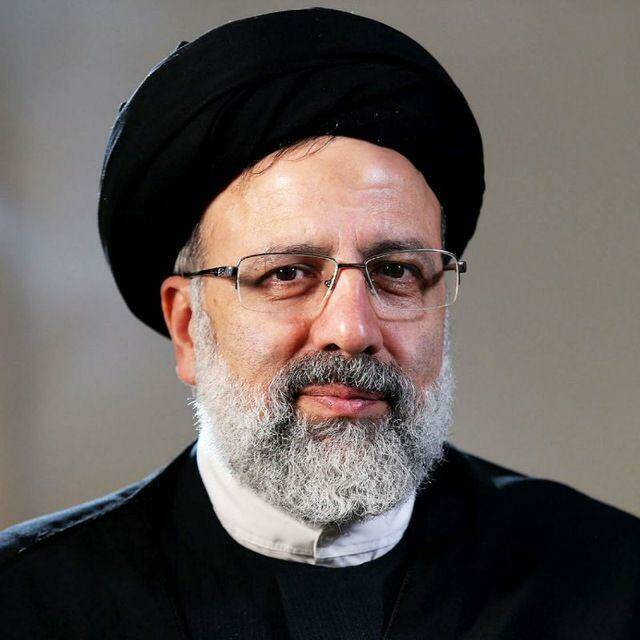
#> input picture EX3/inputs/P5/raisi.png, 640 x 640 px, found by its file name
$ jupyter execute DIP_HW3_Q5.ipynb
#> lines starting #> are read from the running program, lines starting #| are printed output that depends on the picture
# Peyman hashemi

# 400131032

[cell 1]
import math
import matplotlib.pyplot as plt
import scipy
import numpy as np
import tkinter
import skimage.transform as sktr
import numpy as np
import matplotlib
matplotlib.use('TkAgg')

[cell 2]
raisi = r"C:\Users\Asus\Desktop\AUT\Semister 2\DIP\EX\3\DIP_HW3_2\inputs\P5\raisi.png"
rohani = r"C:\Users\Asus\Desktop\AUT\Semister 2\DIP\EX\3\DIP_HW3_2\inputs\P5\rouhani.png"
trump= r"C:\Users\Asus\Desktop\AUT\Semister 2\DIP\EX\3\DIP_HW3_2\inputs\P5\trump.png"
biden= r"C:\Users\Asus\Desktop\AUT\Semister 2\DIP\EX\3\DIP_HW3_2\inputs\P5\biden.png"

raisi_img = plt.imread(raisi)
#> raisi_img is the input picture: shape (640, 640, 4) float32; mean R, G, B, A 0.388, 0.357, 0.345, 1
plt.imshow(raisi_img)
plt.show()
rohani_img = plt.imread(rohani)
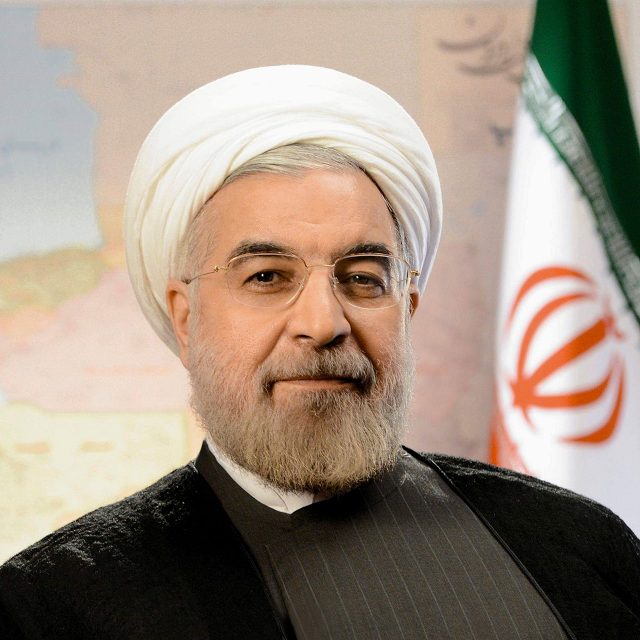
#> input picture EX3/inputs/P5/rouhani.png, 640 x 640 px, found by its file name
#> rohani_img is the input picture: shape (640, 640, 4) float32; mean R, G, B, A 0.619, 0.559, 0.502, 1
plt.imshow(rohani_img)
plt.show()
trump_img= plt.imread(trump)
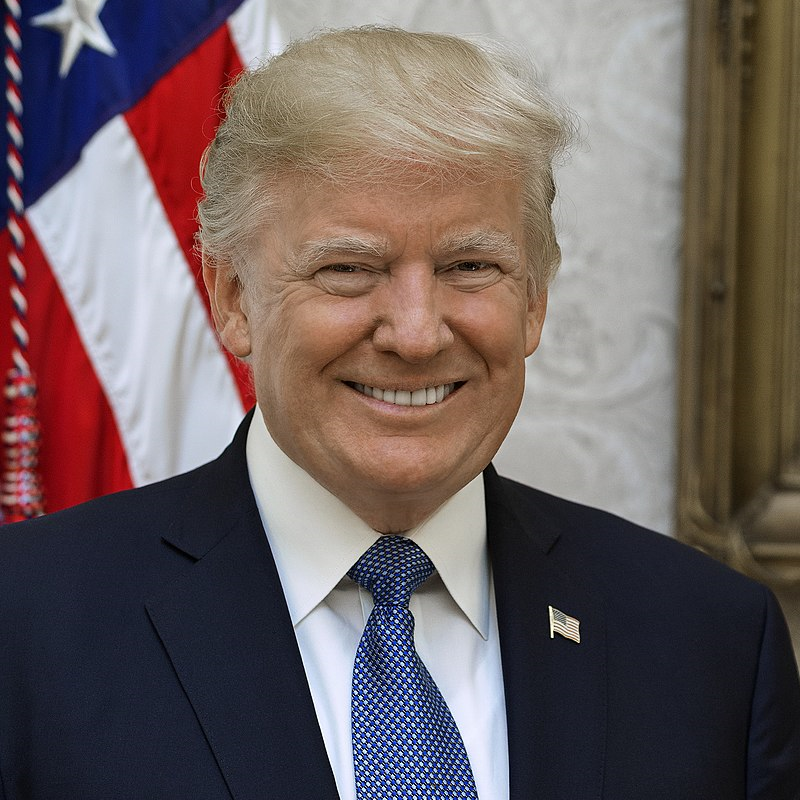
#> input picture EX3/inputs/P5/trump.png, 800 x 800 px, found by its file name
#> trump_img is the input picture: shape (800, 800, 4) float32; mean R, G, B, A 0.433, 0.379, 0.378, 1
plt.imshow(trump_img)
plt.show()
biden_img= plt.imread(biden)
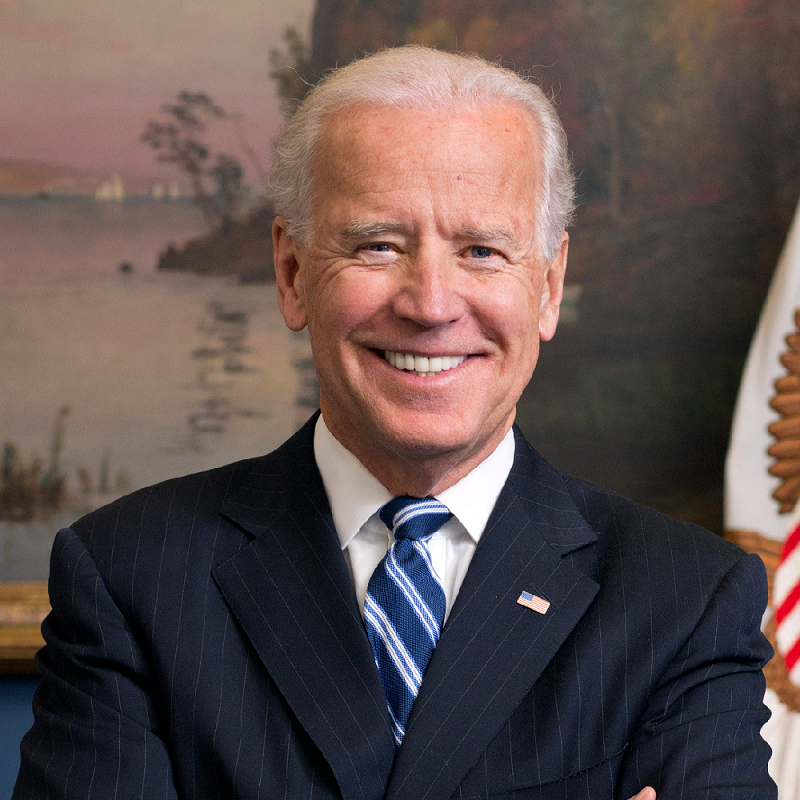
#> input picture EX3/inputs/P5/biden.png, 800 x 800 px, found by its file name
#> biden_img is the input picture: shape (800, 800, 4) float32; mean R, G, B, A 0.38, 0.319, 0.31, 1
plt.imshow(biden_img)
plt.show()

[cell 3]
def craeting_pairs(image1,iamge2, N=2):

    plt.imshow(image1)
    click1, click2 = plt.ginput(n=N)
    plt.close()

    plt.imshow(iamge2)
    click3, click4 = plt.ginput(n=N)
    plt.close()
    return (click1, click2,click3, click4)

[cell 4]
first_points = ((284.8679653679654, 273.7857142857142), (392.2272727272728, 266.8593073593073), (265.82034632034635, 275.517316017316), (361.05844155844153, 277.24891774891773))
print('cordinates of points in first pair are listed as below : ')
print(first_points)

second_points = ((346.5198675496688, 273.37785136129503), (467.93267108167765, 266.01949963208244), (375.9532744665195, 247.6236203090508), (478.9701986754966, 251.30279617365704))
print('cordinates of points in second pair are listed as below : ')
print(second_points)

[cell 5]
def recenter(im, r, c):
#> called with r = 270, c = 339
    R, C, _ = im.shape
#> R = 640; C = 640
    rpad = (int) (np.abs(2*r+1 - R))
#> rpad = 99
    cpad = (int) (np.abs(2*c+1 - C))
#> cpad = 39
    return np.pad(
        im, [(0 if r > (R-1)/2 else rpad, 0 if r < (R-1)/2 else rpad),
             (0 if c > (C-1)/2 else cpad, 0 if c < (C-1)/2 else cpad),
             (0, 0)], 'constant')

[cell 6]
def find_centers(p1, p2):
    cx = np.round(np.mean([p1[0], p2[0]]))
    cy = np.round(np.mean([p1[1], p2[1]]))
    return cx, cy

[cell 7]
def align_image_centers(im1, im2, pts):
    p1, p2, p3, p4 = pts
    cx1, cy1 = find_centers(p1, p2)
    cx2, cy2 = find_centers(p3, p4)

    im1 = recenter(im1, cy1, cx1)
    im2 = recenter(im2, cy2, cx2)
    return im1, im2

[cell 8]
def rescale_images(im1, im2, pts):
    p1, p2, p3, p4 = pts
    len1 = np.sqrt((p2[1] - p1[1])**2 + (p2[0] - p1[0])**2)
    len2 = np.sqrt((p4[1] - p3[1])**2 + (p4[0] - p3[0])**2)
    dscale = len2/len1
    if dscale < 1:
        im1 = sktr.rescale(im1, dscale)
    else:
        im2 = sktr.rescale(im2, 1./dscale)
    return im1, im2

[cell 9]
def rotate_im(im1, pts):
    p1, p2, p3, p4 = pts
    theta1 = math.atan2(-(p2[1] - p1[1]), (p2[0] - p1[0]))
    theta2 = math.atan2(-(p4[1] - p3[1]), (p4[0] - p3[0]))
    dtheta = theta2 - theta1
    im1 = sktr.rotate(im1, dtheta*180/np.pi)
    return im1, dtheta

[cell 10]
def match_img_size(im1, im2):
    h1, w1, _ = im1.shape
#> h1 = 654; w1 = 601
    h2, w2, _ = im2.shape
#> h2 = 727; w2 = 653
    if h1 < h2:
        im2 = im2[int(np.floor((h2-h1)/2.)) : -int(np.ceil((h2-h1)/2.)), :, :]
    elif h1 > h2:
        im1 = im1[int(np.floor((h1-h2)/2.)) : int(-np.ceil((h1-h2)/2.)), :, :]
    if w1 < w2:
        im2 = im2[:, int(np.floor((w2-w1)/2.)) : int(-np.ceil((w2-w1)/2.)), :]
#> im2: shape (654, 601, 4) float32
    elif w1 > w2:
        im1 = im1[:, int(np.floor((w1-w2)/2.)) : int(-np.ceil((w1-w2)/2.)), :]
    return im1, im2

[cell 11]
def align_images(im1, im2,pts):
    im1, im2 = align_image_centers(im1, im2, pts)
    im1, im2 = rescale_images(im1, im2, pts)
    im1, _ = rotate_im(im1, pts)
    im1, im2 = match_img_size(im1, im2)
    return im1, im2

[cell 12]
raisi_align , rohani_align = align_images(raisi_img,rohani_img,first_points)
trump_align , biden_align = align_images(trump_img,biden_img,second_points)

[cell 13]
def create_gray_image(rgb):
    r, g, b = rgb[:,:,0], rgb[:,:,1], rgb[:,:,2]
    gray = 0.2989 * r + 0.5870 * g + 0.1140 * b
    return gray

[cell 14]
rohani_gray= create_gray_image(rohani_align)
raisi_gray= create_gray_image(raisi_align)
trump_gray= create_gray_image(trump_align)
biden_gray= create_gray_image(biden_align)

plt.imshow(rohani_gray,cmap="gray")
plt.show()

plt.imshow(raisi_gray,cmap="gray")
plt.show()
plt.imshow(trump_gray,cmap="gray")
plt.show()

plt.imshow(biden_gray,cmap="gray")
plt.show()

[cell 15]
def fourier_transform(image):
    res = np.fft.fft2(image)
    fshift = np.fft.fftshift(res)
    return fshift

def phase_magnitude(image):
    fshift = fourier_transform(image)
    phase = np.angle(fshift)
    magnitude = 20*np.log(np.abs(fshift))
    return phase,magnitude

[cell 16]
raisi_phase,raisi_magnitude = phase_magnitude(raisi_gray)
rohani_phase,rohani_magnitude = phase_magnitude(rohani_gray)
plt.imshow(raisi_magnitude,cmap="gray")
plt.title("raisi magnitude")
plt.show()
plt.imshow(rohani_magnitude,cmap="gray")
plt.title("rohani magnitude")
plt.show()

trump_phase,trump_magnitude = phase_magnitude(trump_gray)
biden_phase,biden_magnitude = phase_magnitude(biden_gray)
#> in phase_magnitude (call 4), `magnitude = 20*np.log(np.abs(fshift))`:
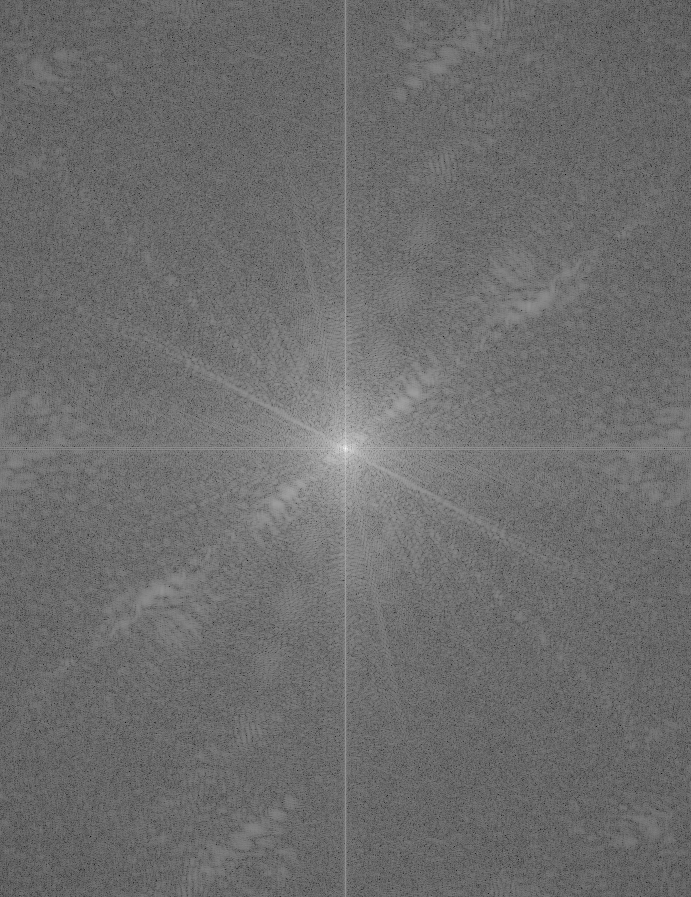
#> magnitude: shape (897, 691) float64; min -86.76, max 241.2, mean 53.8; drawn with min black and max white
plt.imshow(trump_magnitude,cmap="gray")
plt.title("trump magnitude")
plt.show()
plt.imshow(biden_magnitude,cmap="gray")
plt.title("biden magnitude")
plt.show()

[cell 17]
def create_hybrid_image(image1, image2, sigma,show_plt= True):
#> called with sigma = 4, show_plt = True
    low_pass = scipy.ndimage.filters.gaussian_filter(image1, sigma)
    high_pass = image2 - scipy.ndimage.filters.gaussian_filter(image2, sigma)
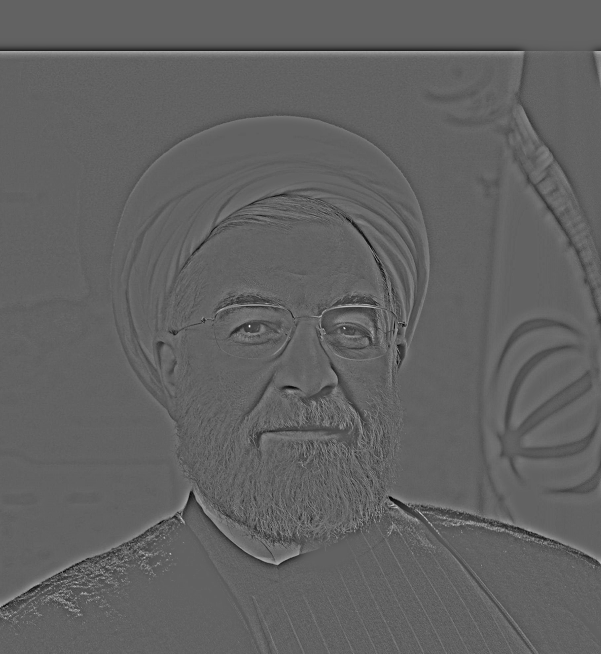
#> high_pass: shape (654, 601) float32; min -0.511, max 0.818, mean 9.77e-11; drawn with min black and max white
    if show_plt == True:
        plt.imshow(low_pass,cmap="Greys_r")
        plt.show()
        plt.imshow(np.log(np.abs(np.fft.fftshift(np.fft.fft2(low_pass)))),cmap="gray")
        plt.show()
        plt.imshow(high_pass,cmap="Greys_r")
        plt.show()
        plt.imshow(np.log(np.abs(np.fft.fftshift(np.fft.fft2(high_pass)))),cmap="gray")
        plt.show()
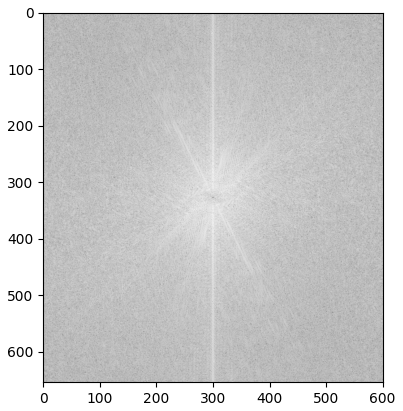
#> figure drawn by matplotlib, 1 panel
    return low_pass + high_pass
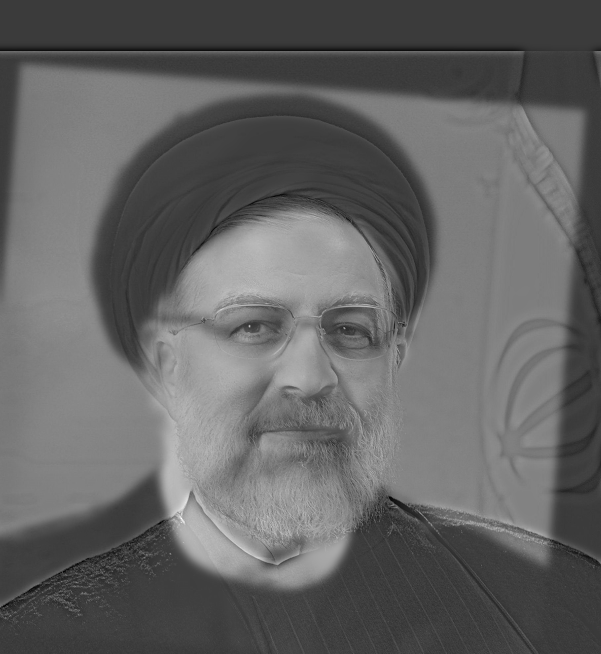
#> returned value: shape (654, 601) float32; min -0.442, max 1.44, mean 0.294; drawn with min black and max white

[cell 18]
final_image = create_hybrid_image(raisi_gray, rohani_gray, 4)
plt.imshow(final_image, cmap="Greys_r")
plt.show()
_,magnitude_final = phase_magnitude(final_image)
#> in phase_magnitude (call 5), `phase = np.angle(fshift)`:
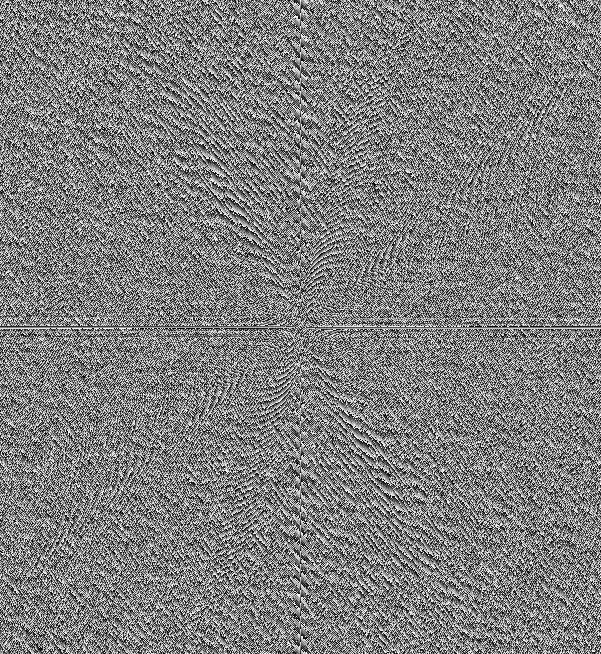
#> phase: shape (654, 601) float64; min -3.14, max 3.14, mean 7.99e-06; drawn with min black and max white
plt.imshow(magnitude_final)
plt.show()

[cell 19]
final_image = create_hybrid_image(trump_gray, biden_gray, 4)
#> call 2 of create_hybrid_image, with sigma = 4, show_plt = True
#> in create_hybrid_image (call 2), `low_pass = scipy.ndimage.filters.gaussian_filter(image1, sigma)`:
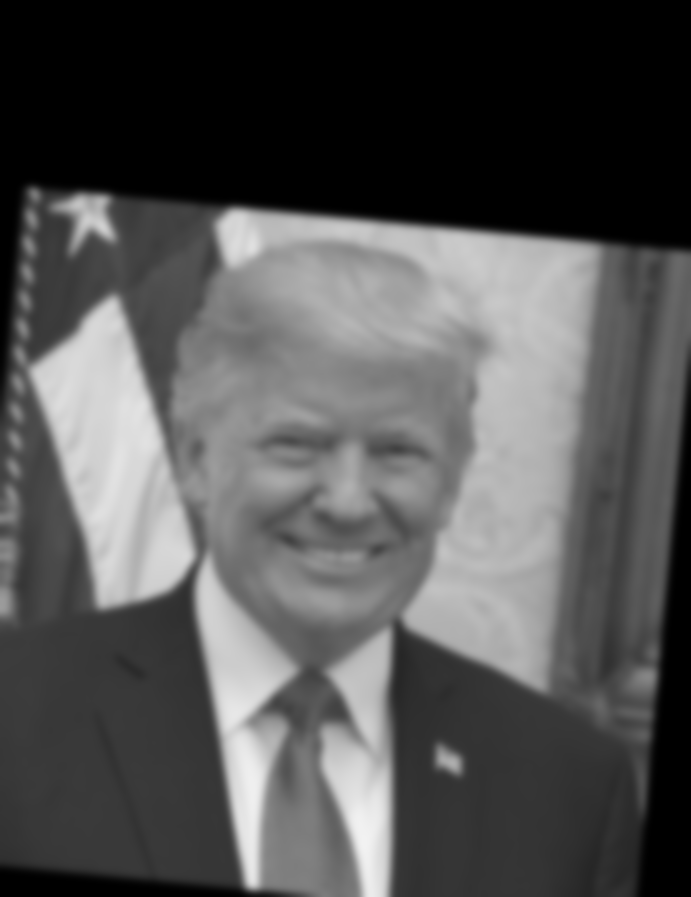
#> low_pass: shape (897, 691) float32; min 0, max 0.953, mean 0.329
plt.imshow(final_image, cmap="Greys_r")
plt.show()
_,magnitude_final = phase_magnitude(final_image)
plt.imshow(magnitude_final)
plt.show()

[cell 20]
for i in range(0,10):
    final_image = create_hybrid_image(raisi_gray, rohani_gray, i,show_plt = False)
    plt.imshow(final_image, cmap="Greys_r")
    plt.show()

[cell 21]
for i in range(0,10):
    final_image = create_hybrid_image(trump_gray, biden_gray, i,show_plt = False)
    plt.imshow(final_image, cmap="Greys_r")
    plt.show()
